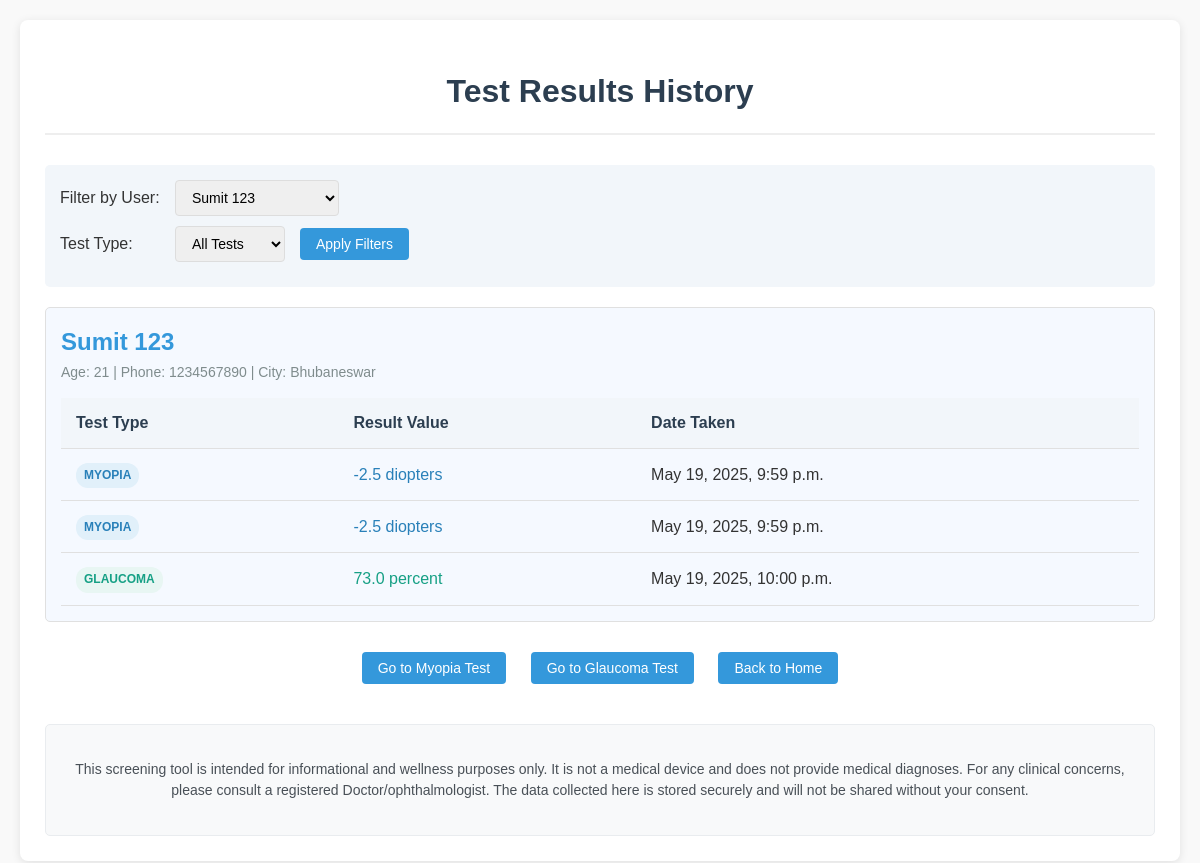
Before: /results_history/ (signed in) with the older database file.
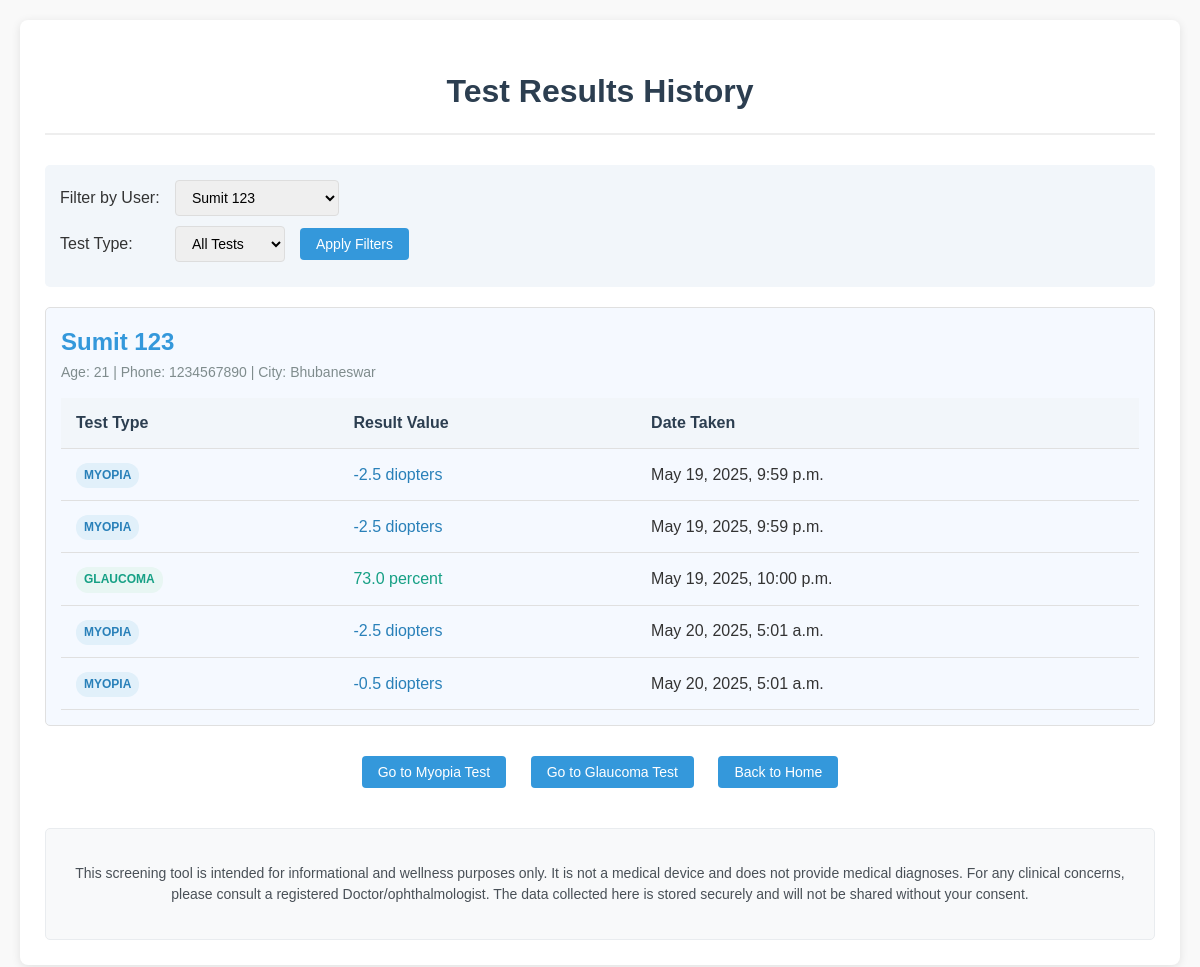
After: the same page with the newer database file.
### BaseInfo/models.py (models this page shows, shortened)
class User(models.Model):
    name = models.CharField(max_length=300)
    age = models.IntegerField()
    ph_Number = models.CharField(max_length=200,unique=True)
    city = models.CharField(max_length=200)
    password = models.CharField(max_length=300)

class TestResult(models.Model):
    TEST_CHOICES = (
        ('myopia', 'Myopia'),
        ('glaucoma', 'Glaucoma'),
    )
    user = models.ForeignKey(User, on_delete=models.CASCADE, related_name='test_results')
    test_type = models.CharField(max_length=100, choices=TEST_CHOICES)
    final_score = models.DecimalField(max_digits=5,decimal_places=2,null=True)
    result_value = models.FloatField(null = True)
    date_taken = models.DateTimeField(auto_now_add=True)

### BaseInfo/views.py (the view)
# urls.py: path('results_history/', views.test_results_history, name='results_history'),
def test_results_history(request):
    user_id = request.session.get('user_id')
    if not user_id:
        return redirect('login')  # Or render an error page
    selected_test_type = request.GET.get('test_type')
    test_results = TestResult.objects.filter(user_id=user_id)
    if selected_test_type:
        test_results = test_results.filter(test_type=selected_test_type)
    color_vision_tests = ColorVisionTest.objects.filter(user_id=user_id)
    grouped_test_results = defaultdict(list)
    for result in test_results.select_related('user'):
        grouped_test_results[result.user].append(result)
    grouped_color_tests = defaultdict(list)
    for color_test in color_vision_tests.select_related('user'):
        grouped_color_tests[color_test.user].append(color_test)
    context = {
        'users': User.objects.all(),
        'grouped_results': dict(grouped_test_results),
        'grouped_color_tests': dict(grouped_color_tests),
        'selected_user_id': user_id,
        'selected_test_type': selected_test_type,
    }
    return render(request, 'test_results_history.html', context)

### Templates/test_results_history.html (shortened to what this page needs)
<!DOCTYPE html>
<html lang="en">
<head>
</head>
<body>
    <div class="container">
        <h1>Test Results History</h1>
        {% if users %}
            <div class="filters">
                <form method="get">
                    <div class="filter-row">
                        <label for="user-filter">Filter by User:</label>
                        <select id="user-filter" name="user_id">
                            {% for user in users %}
                                <option value="{{ user.id }}" {% if selected_user_id == user.id %}selected{% endif %}>
                                    {{ user.name }}
                                </option>
                            {% endfor %}
                        </select>
                    </div>
                    <div class="filter-row">
                        <label for="test-type">Test Type:</label>
                        <select id="test-type" name="test_type">
                            <option value="">All Tests</option>
                        </select>
                        <button type="submit">Apply Filters</button>
                    </div>
                </form>
            </div>
            {% if grouped_results %}
                {% for user, results in grouped_results.items %}
                    <div class="user-section">
                        <div class="user-header">
                            <div class="user-info">
                                <h2>{{ user.name }}</h2>
                                <div class="user-details">
                                    Age: {{ user.age }} | Phone: {{ user.ph_Number }} | City: {{ user.city }}
                                </div>
                            </div>
                        </div>
                        <table>
                            <thead>
                                <tr>
                                    <th>Test Type</th>
                                    <th>Result Value</th>
                                    <th>Date Taken</th>
                                </tr>
                            </thead>
                            <tbody>
                                {% for result in results %}
                                    <tr>
                                        <td>
                                            <span class="badge badge-{{ result.test_type|lower }}">
                                                {{ result.test_type|title }}
                                            </span>
                                        </td>
                                        <td class="test-{{ result.test_type|lower }}">
                                            {% if result.test_type == "myopia" %}
                                                {{ result.result_value }} diopters
                                            {% elif result.test_type == "glaucoma" %}
                                                {{ result.result_value }} percent
                                            {% else %}
                                                {{ result.result_value }}
                                            {% endif %}
                                        </td>
                                        <td>{{ result.date_taken|date:"F j, Y, g:i a" }}</td>
                                    </tr>
                                {% endfor %}
                            </tbody>
                        </table>
                    </div>
                {% endfor %}
            {% else %}
                <div class="no-results">
                    <p>No test results found matching your criteria.</p>
                </div>
            {% endif %}
        {% else %}
            <div class="no-results">
                <p>No test results available.</p>
            </div>
        {% endif %}
        <div class="navigation">
            {% if selected_user_id %}
                <a href="{% url 'base_myopia' user_id=selected_user_id %}">
                    <button>Go to Myopia Test</button>
                </a>
            {% else %}
                <p>No user found in session.</p>
            {% endif %}
            <a href="{% url 'base_glaucoma' %}">
                <button>Go to Glaucoma Test</button>
            </a>
            <a href="{% url 'create-user' %}">
                <button>Back to Home</button>
            </a>
        </div>
        <div class="disclaimer">
            <p>This screening tool is intended for informational and wellness purposes only. It is not a medical device and does not provide medical diagnoses. For any clinical concerns, please consult a registered Doctor/ophthalmologist. The data collected here is stored securely and will not be shared without your consent.</p>
        </div>
    </div>
</body>
</html>

### Templates/test_results_history.html (style rules this page uses)
body { font-family: Arial, sans-serif; line-height: 1.6; color: #333; max-width: 1200px; margin: 0 auto; padding: 20px; background-color: #f9f9f9; }
.container { background-color: white; border-radius: 8px; box-shadow: 0 2px 10px rgba(0,0,0,0.1); padding: 25px; }
h1 { color: #2c3e50; margin-bottom: 30px; text-align: center; border-bottom: 2px solid #eee; padding-bottom: 15px; }
.user-section { margin-bottom: 30px; padding: 15px; border: 1px solid #e0e0e0; border-radius: 5px; background-color: #f5f9ff; }
.user-header { display: flex; justify-content: space-between; align-items: center; margin-bottom: 15px; }
.user-info h2 { margin: 0; color: #3498db; }
.user-details { color: #7f8c8d; font-size: 14px; }
table { width: 100%; border-collapse: collapse; margin-top: 15px; }
th, td { padding: 12px 15px; text-align: left; border-bottom: 1px solid #e0e0e0; }
th { background-color: #f2f6fa; font-weight: bold; color: #2c3e50; }
.test-myopia { color: #2980b9; }
.test-glaucoma { color: #16a085; }
.filters { margin-bottom: 20px; padding: 15px; background-color: #f2f6fa; border-radius: 5px; }
.filter-row { display: flex; align-items: center; gap: 15px; margin-bottom: 10px; }
.filter-row label { min-width: 100px; }
select, input { padding: 8px 12px; border: 1px solid #ddd; border-radius: 4px; font-size: 14px; }
button { padding: 8px 16px; background-color: #3498db; color: white; border: none; border-radius: 4px; cursor: pointer; font-size: 14px; transition: background-color 0.2s; }
.navigation { margin-top: 30px; text-align: center; }
.navigation a { display: inline-block; margin: 0 10px; text-decoration: none; }
.badge { display: inline-block; padding: 3px 8px; border-radius: 12px; font-size: 12px; font-weight: bold; text-transform: uppercase; }
.badge-myopia { background-color: #e1f0fa; color: #2980b9; }
.badge-glaucoma { background-color: #e8f6f3; color: #16a085; }
.disclaimer { margin-top: 40px; padding: 20px; background-color: #f8f9fa; border: 1px solid #e9ecef; border-radius: 5px; font-size: 14px; color: #495057; text-align: center; line-height: 1.5; }

Changed rows visible on the page:
added TestResult: test_type "MYOPIA", result_value "-2.5", date_taken "May 20, 2025, 5:01 a.m."
added TestResult: test_type "MYOPIA", result_value "-0.5", date_taken "May 20, 2025, 5:01 a.m."
